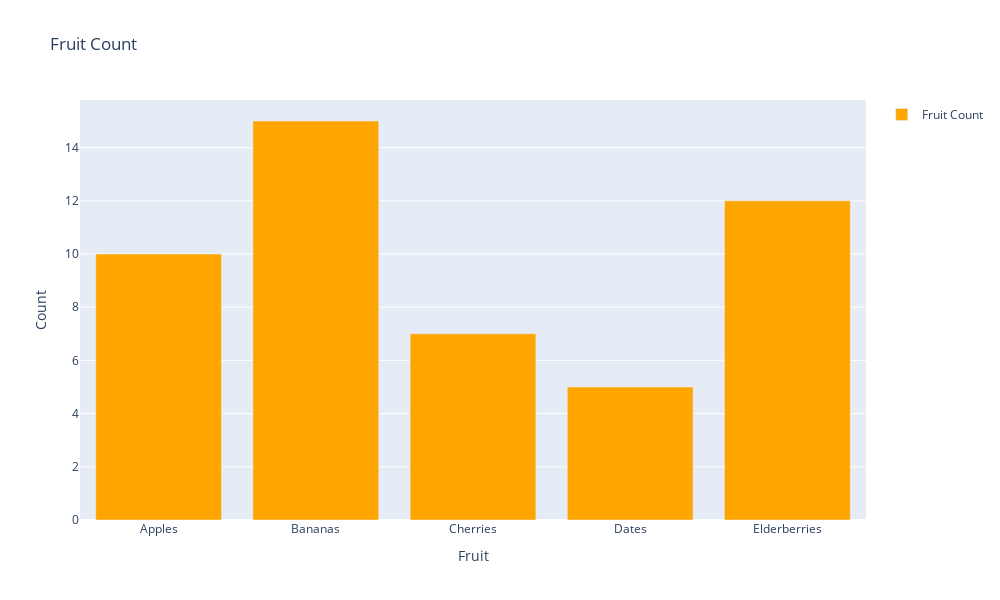

The notebook cell saved with this chart:
### Code cell
# Bar Plot Data
categories = ['Apples', 'Bananas', 'Cherries', 'Dates', 'Elderberries']
values = [10, 15, 7, 5, 12]

# Basic Bar Plot
plt.bar(categories, values, label='Fruit Count', color='orange')
plt.xlabel('Fruit')
plt.ylabel('Count')
plt.title('Fruit Count')
plt.legend()
plt.set_size(10, 6)
plt.show()

### Figure 1 — Plotly figure (JSON) as saved in the notebook; plotly's stock layout.template omitted (floating-point values rounded to 4 significant figures)
{"data": [{"marker": {"color": "orange"}, "name": "Fruit Count", "type": "bar", "x": ["Apples", "Bananas", "Cherries", "Dates", "Elderberries"], "y": [10, 15, 7, 5, 12]}], "layout": {"height": 600, "showlegend": true, "title": {"text": "Fruit Count"}, "width": 1000, "xaxis": {"title": {"text": "Fruit"}}, "yaxis": {"title": {"text": "Count"}}}}
